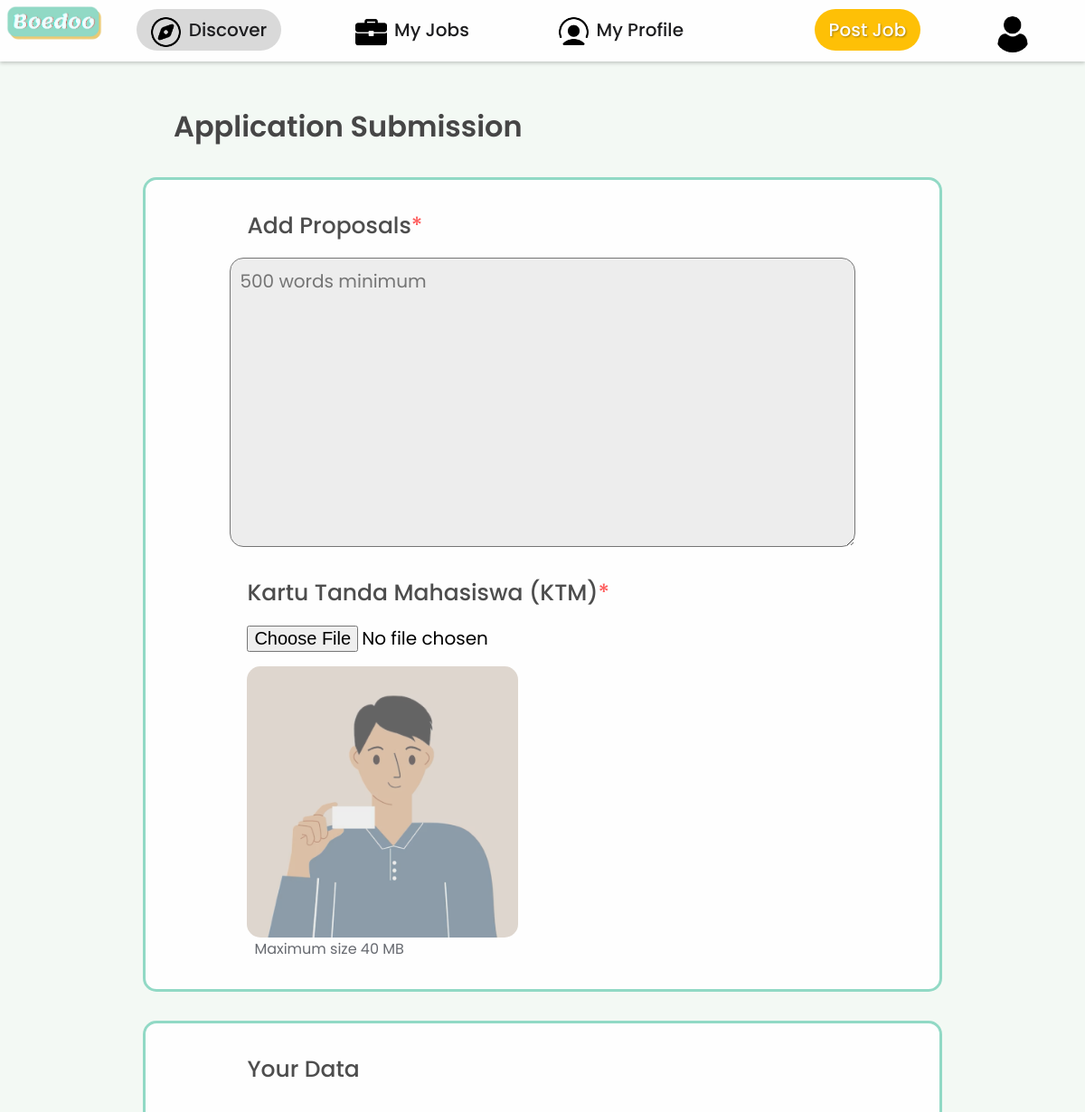
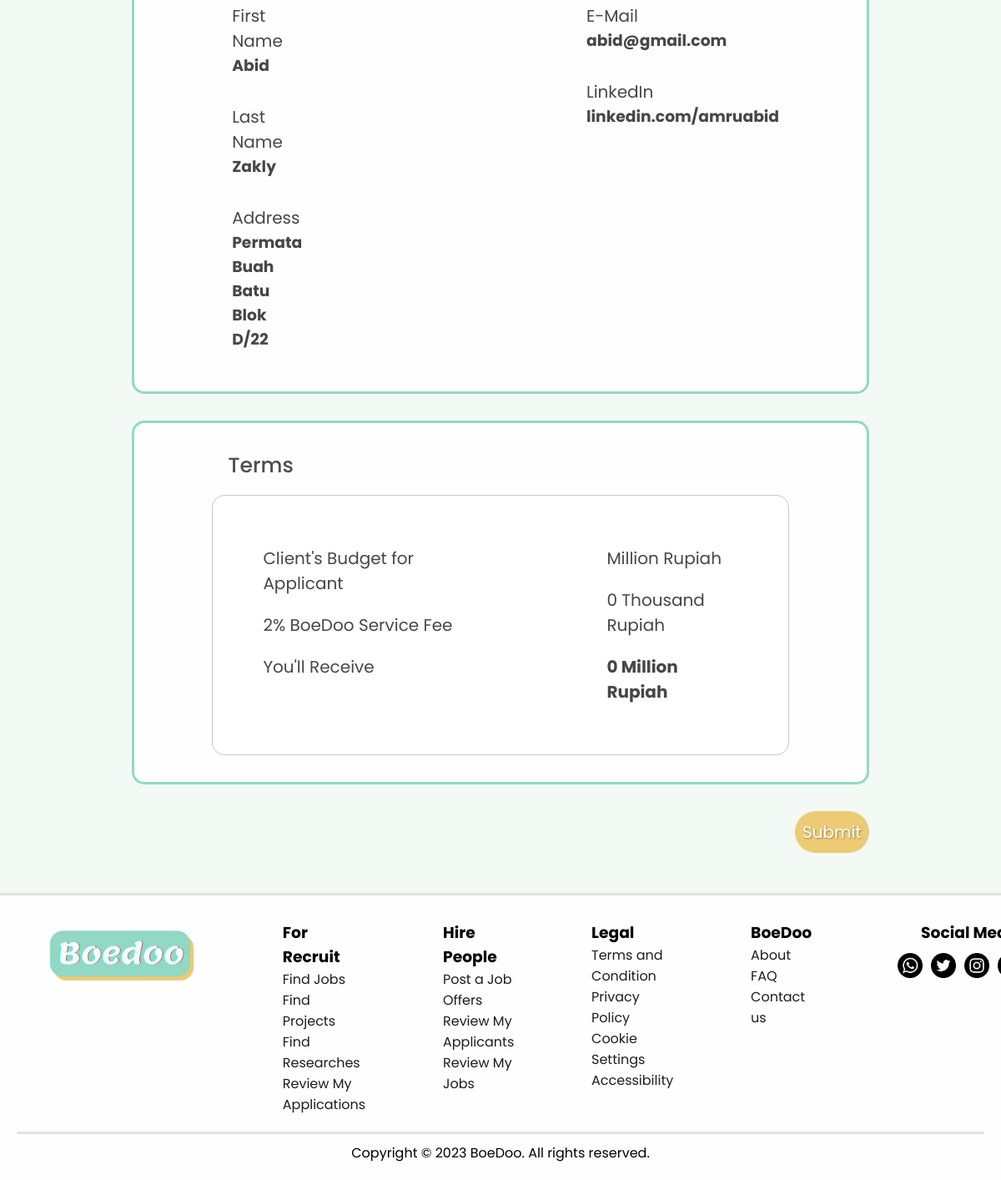
The app's page /public/apply.php (signed in) with its own data (2 pictures, top to bottom).
### tables this page shows
CREATE TABLE `users` (
  `id` int(11) NOT NULL,
  `first_name` varchar(255) DEFAULT NULL,
  `last_name` varchar(255) DEFAULT NULL,
  `username` varchar(255) DEFAULT NULL,
  `email` varchar(255) DEFAULT NULL,
  `password` varchar(255) DEFAULT NULL,
  `question_id` int(11) DEFAULT NULL,
  `answer` text DEFAULT NULL
);

CREATE TABLE `profiles` (
  `id` int(11) NOT NULL,
  `address` varchar(255) DEFAULT NULL,
  `linkedin` varchar(255) DEFAULT NULL,
  `profession` varchar(255) DEFAULT NULL,
  `description` text DEFAULT NULL,
  `icon_profile` varchar(255) DEFAULT NULL,
  `user_id` int(11) DEFAULT NULL,
  `cv` varchar(255) DEFAULT NULL
);

### controllers/user-data.php (called while the page is built, shortened)
<?php
$user_id = $_SESSION['user_id'] ?? "";
$result_users = mysqli_query($conn, "SELECT * FROM users WHERE id = '$user_id'");
$row_users = mysqli_fetch_assoc($result_users);
$firstName = $row_users['first_name'] ?? "";
$lastName = $row_users['last_name'] ?? "";
$user_email = $row_users['email'] ?? "";
?>

### public/apply.php (the view, shortened to what this page needs)
<?php
require '../controllers/config.php';
require '../controllers/user-data.php';
?>
<!DOCTYPE html>
<html lang="en">
<head>
  <link rel="stylesheet" href="../views/css/apply.css" />
</head>
<body>
  <?php include 'object/navbar.php' ?>
  <div class="content">
    <h1 class="contentTitle">Application Submission</h1>
    <div class="row-content">
      <div class="column1">
        <form action="../controllers/apply.php" method="post" enctype="multipart/form-data">
          <div class="column1-content">
            <div class="jobheader">
              <div class="title">
                <p>
                  Add Proposals<span style="color: rgba(253, 2, 2, 0.632)">*</span>
                </p>
              </div>
            </div>
            <textarea name="proposal" id="proposal" class="proposal" placeholder="500 words minimum"
              required></textarea>
            <br />
            <br />
            <div class="jobheader">
              <div class="title">
                <p>
                  Kartu Tanda Mahasiswa (KTM)<span style="color: rgba(253, 2, 2, 0.632)">*</span>
                </p>
              </div>
            </div>
            <div class="ktminput">
              <input type="file" name="ktm" id="ktm" required />
            </div>
            <div class="ktm">
            </div>
            <div class="maxSizeKTM">
              <span>
                <p>Maximum size 40 MB</p>
              </span>
            </div>
          </div>
          <div class="column1-content">
            <div class="jobheader">
              <div class="title">
                <p>
                  Your Data</span>
                </p>
              </div>
            </div>
            <?php
            $query_name = "SELECT * FROM profiles WHERE user_id = '$user_id'";
            $address = "";
            $linkedin = "";
            if ($result = mysqli_query($conn, $query_name)) {
              $row = mysqli_fetch_assoc($result);
              if ($row != null) {
                $address = $row['address'];
                $linkedin = $row['linkedin'];
              }
              ?>
              <div class="dataForm">
                <div class="formLeft">
                  <div class="formTitle">
                    <p>First Name</p>
                    <h3>
                      <?php echo $firstName; ?>
                    </h3>
                  </div>
                  <div class="formTitle">
                    <p>Last Name</p>
                    <h3>
                      <?php echo $lastName; ?>
                    </h3>
                  </div>
                  <div class="formTitle">
                    <p>Address</p>
                    <h3>
                      <?php if ($address == null) {
                        echo "You haven't added your address yet.";
                      } else {
                        echo $address;
                      } ?>
                    </h3>
                  </div>
                </div>
                <div class="formRight">
                  <div class="formTitle">
                    <p>E-Mail</p>
                    <h3>
                      <?php echo $user_email; ?>
                    </h3>
                  </div>
                  <div class="formTitle">
                    <p>LinkedIn</p>
                    <h3>
                      <?php if ($linkedin == null) {
                        echo "You haven't added your LinkedIn yet.";
                      } else {
                        echo $linkedin;
                      } ?>
                    </h3>
                  </div>
                </div>
              </div>
              <?php
            }
            ?>
          </div>
          <div class="column1-content">
            <div class="jobheader">
              <div class="title">
                <p>Terms</p>
              </div>
            </div>
            <div class="jobs" style="background-color: white; border: 1px solid #c8c8c8">
              <div class="terms">
                <div class="termsLeft">
                  <p>Client's Budget for Applicant</p>
                  <p>2% BoeDoo Service Fee</p>
                  <p>You'll Receive</p>
                </div>
                <div class="termsRight">
                  <?php
                  $job_id = $_GET['id'];
                  $query_name = "SELECT * FROM jobs WHERE id = '$job_id'";
                  if ($result = mysqli_query($conn, $query_name)) {
                    $row = mysqli_fetch_assoc($result);
                    ?>
                    <p>
                      <?php echo $row["wage"]; ?> Million Rupiah
                    </p>
                    <p>
                      <?php $wage = $row["wage"];
                      echo $wage * 2 / 100 * 1000000;
                      ?> Thousand Rupiah
                    </p>
                    <p style="font-weight:700">
                      <?php $wage = $row["wage"];
                      $service_fee = $wage * 2 / 100;
                      echo $wage - $service_fee;
                      ?> Million Rupiah
                    </p>
                    <?php
                  }
                  ?>
                </div>
              </div>
            </div>
          </div>
          <div class="submitWrapper">
            <button type="submit" class="submitbtn" name="apply">Submit</button>
          </div>
        </form>
      </div>
    </div>
  </div>
  <?php include 'object/footer.php' ?>
</body>
</html>

### views/css/apply.css (style rules this page uses)
.content { margin: 3rem; }
.column1 { width: 80%; text-align: center; margin: auto; }
button { text-decoration: none; background-color: transparent; border-color: transparent; cursor: pointer; }
.column1-content { width: 100%; background-color: var(--white-color); border: 3px solid var(--boedoo1-color); border-radius: 15px; padding: 2rem; margin: 2rem 0rem 2rem 0rem; }
.jobheader { display: flex; background-color: var(--white-color); padding-bottom: 1rem; margin-left: 5rem; }
.jobheader .title { font-size: 25px; color: #4d4d4d; font-weight: 500; }
.jobs { background-color: var(--navbar-hover-focus-color); width: 85%; text-align: center; margin: auto; border-radius: 15px; padding: 50px; }
.proposal { background-color: #d9d9d978; width: 85%; text-align: left; margin: auto; border-radius: 15px; padding: 10px; font-size: 20px; }
#proposal { height: 20rem; resize: vertical; }
.jobs p { font-size: 30px; text-align: center; }
.terms { color: #464646; display: flex; gap: 10rem; }
.termsLeft p { padding: 10px; text-align: left; font-size: 20px; }
.termsRight p { padding: 10px; text-align: left; font-size: 20px; }
.dataForm { width: 80%; text-align: left; margin-left: 5rem; display: flex; justify-content: left; }
.formTitle { padding: 1rem; color: #464646; padding-left: 0.3rem; }
.formTitle p { font-size: 20px; }
.formLeft { margin-right: 20rem ; }
.ktminput { margin: 0rem 0rem 1rem 5rem; text-align: left; }
.ktminput input { font-size: 20px; }
.ktm { margin-left: 5rem; background-image: url(../img/KTM2.png); background-size: cover; background-position: center; height: 300px; width: 300px; position: relative; border-radius: 15px; }
.maxSizeKTM { text-align: left; padding-left: 5.5rem; color: #676A70; }
.submitWrapper { text-align: right; margin-top: 1rem; }
.submitbtn { background-color: #edca74; font-size: 20px; color: white; padding: 10px 5px; border: none; cursor: pointer; width: 10%; border-radius: 99px; text-shadow: 1px 1px 2px rgba(0, 0, 0, 0.35); }
.row-content:after { content: ""; display: table; clear: both; }
.contentTitle { font-weight: 600; color: #464646; margin-left: 9rem; }

### views/css/template/root.css (style rules this page uses)
:root { --whitebg-color: #f5f5f7; --white-color: rgb(254, 254, 254, 0.975); --black-color: #1d1d1f; --boedoo-color: #6bccb1; --boedoo1-color: #91d9c5; --grey-color: #333; --navbar-hover-focus-color: #d9d9d9; --close-hover-color:rgb(182, 2, 2); --body-color:#f3f9f4; --yellow-color: #fec006; --sideprofile-color: #cccccc94; }

### views/css/template/html.css (style rules this page uses)
* { margin: 0; padding: 0; font-family: "Poppins", sans-serif; box-sizing: border-box; scroll-behavior: smooth; }
body { background-color: var(--body-color); min-height: 100vh; display: flex; flex-direction: column; }

### records on screen
users: first_name "Abid", last_name "Zakly", email "abid@gmail.com"
profiles: address "Permata Buah Batu Blok D/22", linkedin "linkedin.com/amruabid"

### other values on screen
$wage * 2 / 100 * 1000000 "0"
$wage - $service_fee "0"
